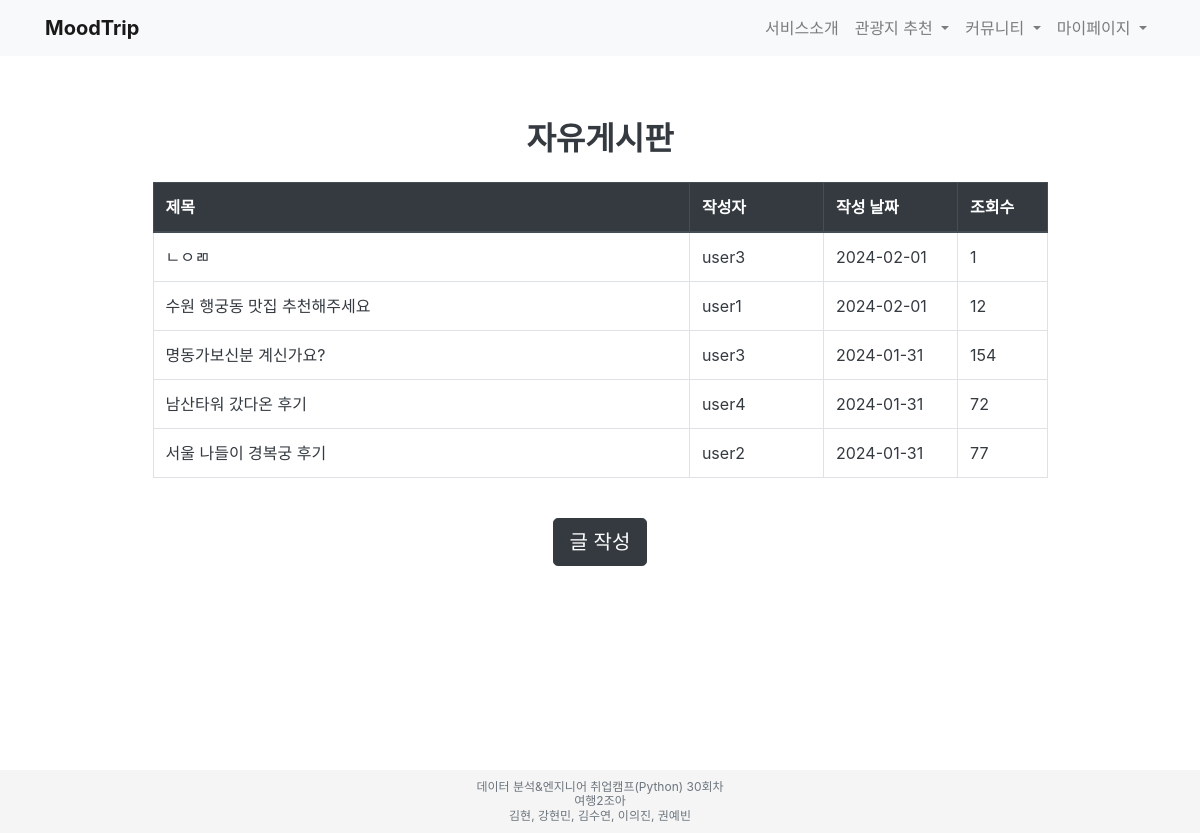
Before: /community/community/ (signed in) with the older database file.
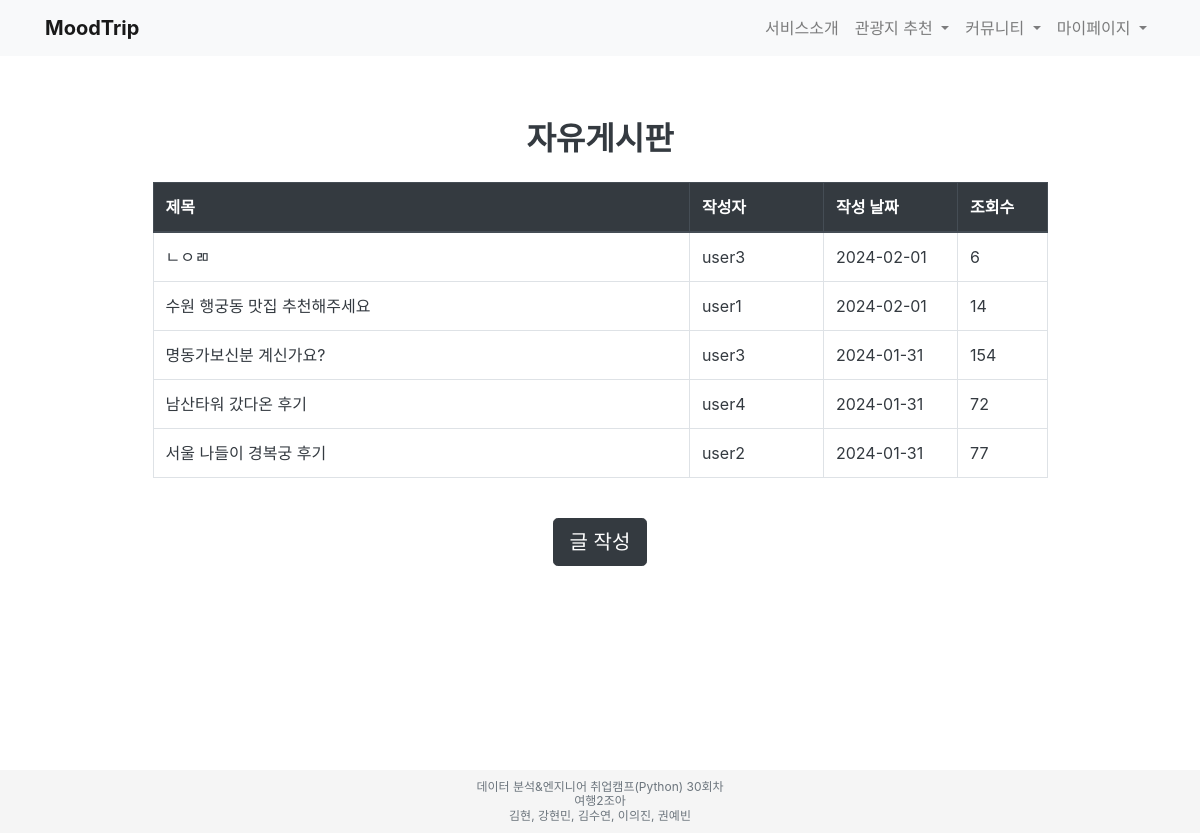
After: the same page with the newer database file.
### Moodmatcher/models.py (models this page shows, shortened)
class Post(models.Model):
    title = models.CharField(max_length=200)
    content = models.TextField()
    author = models.ForeignKey(User, on_delete=models.CASCADE)
    created_at = models.DateTimeField(auto_now_add=True)
    updated_at = models.DateTimeField(auto_now=True)
    modified_at = models.DateTimeField(auto_now=True)
    views = models.PositiveIntegerField(default=0)
    category = models.CharField(max_length=20, default='community')  # 또는 'customer-service'로 설정
    likes = models.ManyToManyField(User, related_name='liked_posts')  # 여기서 related_name을 업데이트하세요
    new_likes = models.IntegerField(default=0)

### Moodmatcher/views.py (the view)
# urls.py: path('community/', include('Moodmatcher.urls')),  # Moodmatcher 앱의 URL을 include
@login_required(login_url='/login/')
def community(request):
    posts = Post.objects.filter(category='community').order_by('-created_at')
    return render(request, 'Moodmatcher/community.html', {'posts': posts})

### Moodmatcher/templates/Moodmatcher/community.html
{% extends 'base.html' %}
{% block content %}
  <div class="container mt-5">
    <h2 class="text-center text-dark font-weight-bold mb-4">자유게시판</h2>
    <div class="row">
      <div class="col-md-10 offset-md-1">
        <table class="table table-hover table-bordered">
          <thead class="thead-dark">
            <tr>
              <th scope="col" style="width: 60%;">제목</th>
              <th scope="col" style="width: 15%;">작성자</th>
              <th scope="col" style="width: 15%;">작성 날짜</th>
              <th scope="col" style="width: 10%;">조회수</th>
            </tr>
          </thead>
          <tbody>
            {% for post in posts %}
              <tr>
                <td><a href="{% url 'post_detail' category='community' post_id=post.id %}" class="text-dark">{{ post.title }}</a></td>
                <td class="text-dark">{{ post.author.username }}</td>
                <td class="text-dark">{{ post.created_at|date:"Y-m-d" }}</td>
                <td class="text-dark">{{ post.views }}</td>
              </tr>
            {% endfor %}
          </tbody>
        </table>
      </div>
    </div>
    {% if user.is_authenticated %}
      <div class="text-center mt-4">
        <a href="{% url 'post_create' category='community' %}" class="btn btn-dark btn-lg">글 작성</a>
      </div>
    {% endif %}
  </div>
{% endblock %}

Changed rows visible on the page:
changed Post "ㄴㅇㄻ": views "1" → "6"
changed Post "수원 행궁동 맛집 추천해주세요": views "12" → "14"
